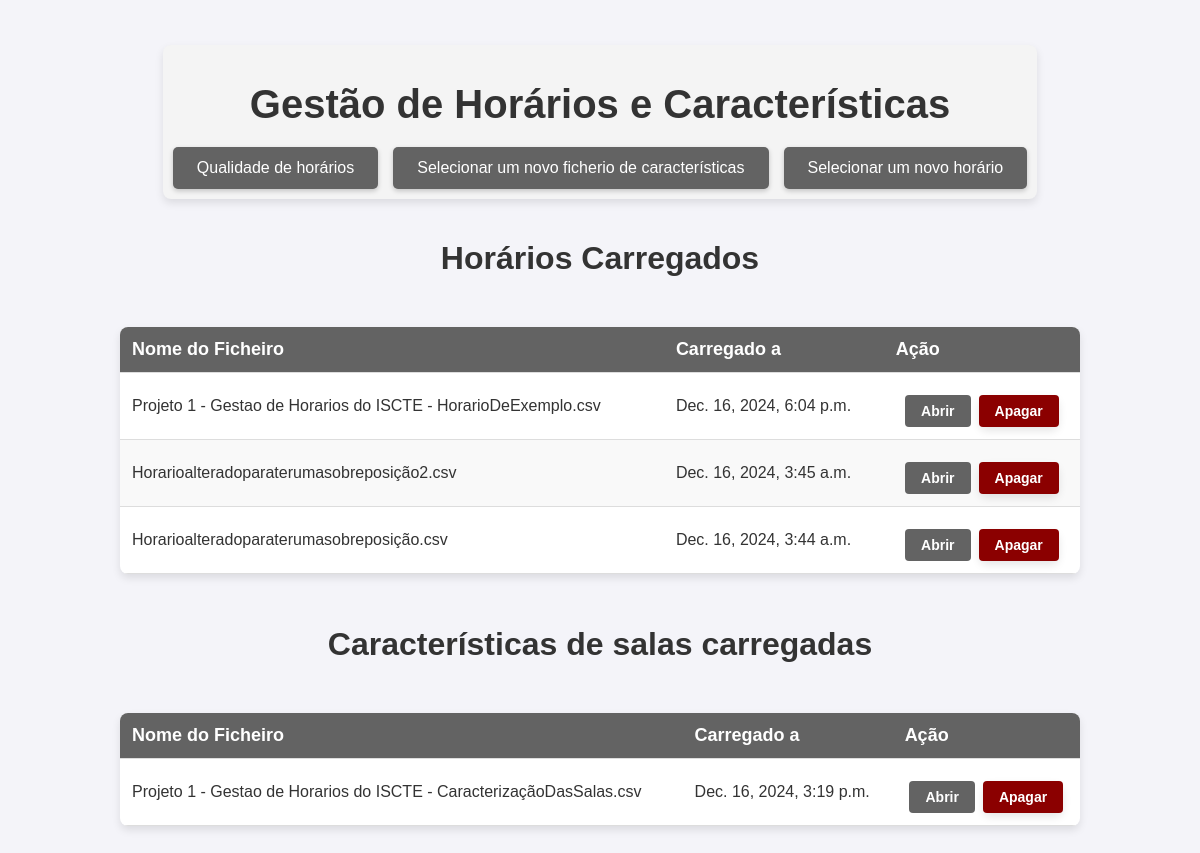
/, run on an earlier commit of the app's database.
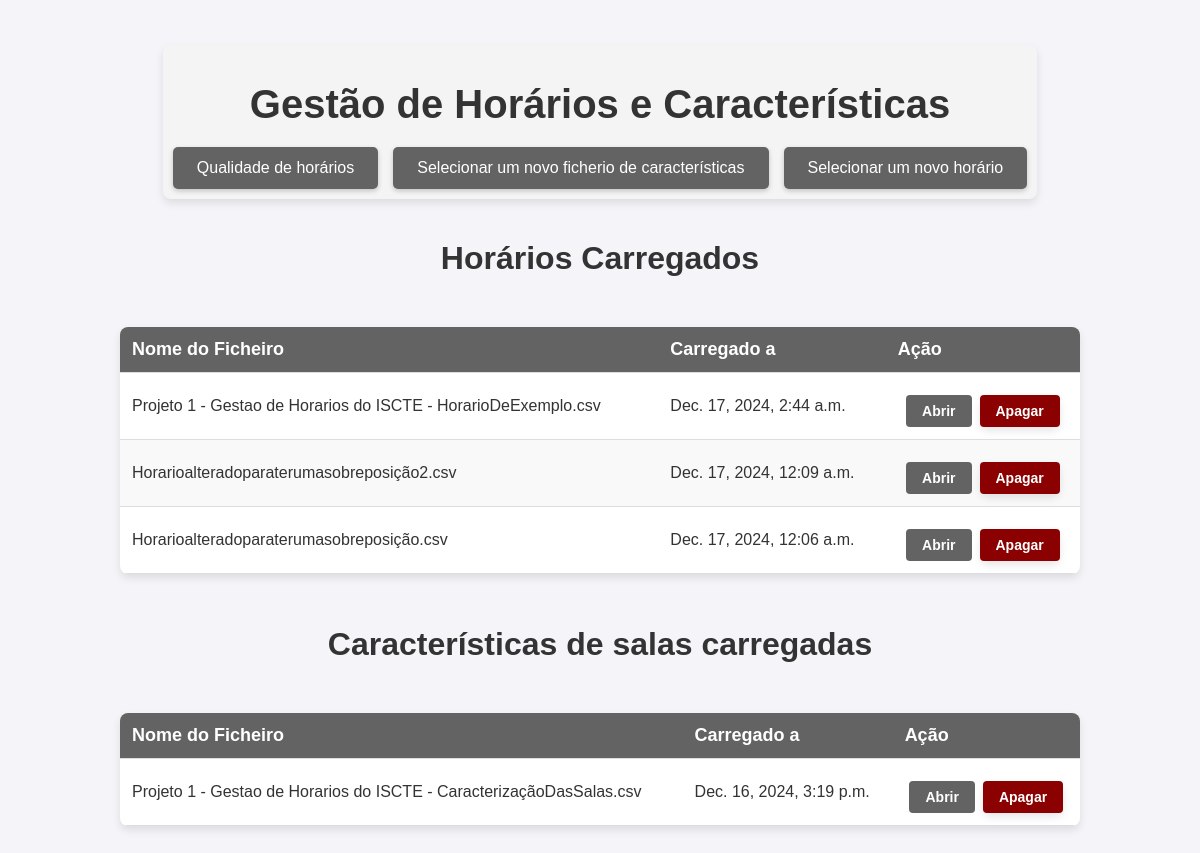
And on a later commit of the database.
### horariomanagerapp/models.py (models this page shows, shortened)
class Schedule(models.Model):
    name = models.CharField(max_length=200)
    file = models.FileField(upload_to='schedules/')
    uploaded_at = models.DateTimeField(auto_now_add=True)
    overcrowded = models.DecimalField(max_digits=5, decimal_places=2, null=True, blank=True, default=None)
    overlap = models.DecimalField(max_digits=5, decimal_places=2, null=True, blank=True, default=None)
    no_room = models.DecimalField(max_digits=5, decimal_places=2, null=True, blank=True, default=None)
    time_regulation = models.DecimalField(max_digits=5, decimal_places=2, null=True, blank=True, default=None)
    wrong_characteristics = models.DecimalField(max_digits=5, decimal_places=2, null=True, blank=True, default=None)

class Characteristics(models.Model):
    name = models.CharField(max_length=255)  # File name
    file = models.FileField(upload_to='characteristics/')  # Save to 'media/characteristics'
    uploaded_at = models.DateTimeField(auto_now_add=True)  # Automatically set upload timestamp

### horariomanagerapp/views.py (the view)
# urls.py: path('', views.schedule_list, name='schedule_list'),
def schedule_list(request):
    schedules = Schedule.objects.all()
    characteristics = Characteristics.objects.last()
    return render(request, 'schedule_list.html', {'schedules': schedules, 'characteristics': characteristics})

### horariomanagerapp/templates/schedule_list.html (shortened to what this page needs)
<!DOCTYPE html>
<html lang="en">
<head>
    {% load static %}
    <link rel="stylesheet" type="text/css" href="{% static 'horariomanagerapp/style.css' %}">
</head>
<body>
<div class="header-container">
    <h1 class="page-title">Gestão de Horários e Características</h1>
    <div class="button-group">
        <a href="{% url 'dashboard' %}" class="custom-file-input" style="text-decoration: none;">Qualidade de horários</a>
        <a href="{% url 'upload_characteristics' %}" class="custom-file-input" id="uploadLink" style="text-decoration: none;">Selecionar um novo ficherio de características</a>
        <a href="{% url 'upload_schedule' %}" class="custom-file-input" id="uploadLink" style="text-decoration: none;">Selecionar um novo horário</a>
    </div>
</div>
    <h1>Horários Carregados</h1>
    <table class="schedule-table">
    <thead>
        <tr>
            <th>Nome do Ficheiro</th>
            <th>Carregado a</th>
            <th>Ação</th>
        </tr>
    </thead>
    <tbody>
        {% if schedules %}
            {% for schedule in schedules %}
                <tr>
                    <td>{{ schedule.name }}</td>
                    <td>{{ schedule.uploaded_at }}</td>
                    <td>
                        <div class="button-container">
                            <a href="{% url 'schedule_detail' schedule.id %}" class="view-btn">Abrir</a>
                            <form method="POST" action="{% url 'delete_schedule' schedule.id %}" class="inline-form">
                                <button type="submit" class="table-delete-btn" onclick="return confirmDelete('{{ schedule.name|escapejs }}');">Apagar</button>
                            </form>
                        </div>
                    </td>
                </tr>
            {% endfor %}
        {% else %}
            <tr>
                <td colspan="3" style="text-align: center;">Não há horários carregados.</td>
            </tr>
        {% endif %}
    </tbody>
</table>
        <h1>Características de salas carregadas</h1>
    <table class="schedule-table">
        <thead>
            <tr>
                <th>Nome do Ficheiro</th>
                <th>Carregado a</th>
                <th>Ação</th>
            </tr>
        </thead>
        <tbody>
            {% if characteristics %}
                    <tr>
                        <td>{{ characteristics.name }}</td>
                        <td>{{ characteristics.uploaded_at }}</td>
                        <td>
                            <div class="button-container">
                                <a href="{% url 'characteristics_detail' characteristics.id %}" class="view-btn">Abrir</a>
                                <form method="POST" action="{% url 'delete_characteristics' characteristics.id %}" class="inline-form">
                                    <button type="submit" class="table-delete-btn" onclick="return confirmDelete('{{ characteristics.name|escapejs }}');">Apagar</button>
                                </form>
                            </div>
                        </td>
                    </tr>
            {% else %}
                <tr>
                    <td colspan="3" style="text-align: center;">Não há características de salas carregadas.</td>
                </tr>
            {% endif %}
        </tbody>
    </table>
<br><br>
</body>
</html>

### horariomanagerapp/static/horariomanagerapp/style.css (style rules this page uses)
body { font-family: Arial, sans-serif; background-color: #f4f4f9; color: #333; margin: 0; padding: 0; display: flex; flex-direction: column; align-items: center; padding-top: 25px; }
h1 { font-size: 2em; margin-bottom: 20px; color: #333; }
.header-container { text-align: center; margin: 20px; padding: 10px; background-color: #f4f4f4; border-radius: 8px; box-shadow: 0 4px 8px rgba(0, 0, 0, 0.1); }
.page-title { font-size: 2.5rem; color: #333; margin-bottom: 20px; font-family: 'Arial', sans-serif; }
.button-group { display: flex; justify-content: center; gap: 15px; flex-wrap: wrap; }
.button-container { display: flex; gap: 20px; align-items: center; }
.custom-file-input { padding: 12px 24px; background-color: #636363; color: white; font-size: 16px; cursor: pointer; border: none; border-radius: 5px; display: inline-block; transition: background-color 0.3s, transform 0.2s ease-in-out; box-shadow: 0 2px 5px rgba(0, 0, 0, 0.2); }
form { display: flex; flex-direction: column; align-items: center; background-color: #fff; padding: 20px; margin: 20px auto; border-radius: 8px; box-shadow: 0 4px 8px rgba(0, 0, 0, 0.1); width: 100%; max-width: 400px; }
button[type="submit"] { padding: 10px 20px; background-color: #636363; color: white; border: none; border-radius: 4px; font-weight: bold; font-size: 16px; cursor: pointer; transition: background-color 0.3s ease; width: 100%; }
.schedule-table { width: 80%; margin: 30px auto; border-collapse: collapse; background-color: #fff; box-shadow: 0 4px 8px rgba(0, 0, 0, 0.1); border-radius: 8px; overflow: hidden; }
.schedule-table th, .schedule-table td { padding: 12px; text-align: left; border-bottom: 1px solid #ddd; }
.schedule-table th { background-color: #636363; color: white; font-size: 18px; }
.schedule-table tr:nth-child(even) { background-color: #f9f9f9; }
.view-btn { background-color: #636363; color: white; padding: 8px 16px; font-weight: bold; text-decoration: none; border-radius: 4px; font-size: 14px; transition: background-color 0.3s ease; }
.inline-form { display: flex; margin: 0; padding: 0; background: none; border: none; align-items: center; width: fit-content; }
.inline-form .table-delete-btn { background-color: #8b0000; color: white; padding: 8px 16px; text-align: center; border-radius: 4px; font-size: 14px; cursor: pointer; transition: background-color 0.3s ease; display: inline-block; border: none; }
.button-container { display: flex; gap: 8px; }
.button-container { display: flex; justify-content: center; margin-top: 10px; width: 100%; }

What changed in the data, as far as the page shows it:
changed Schedule "Projeto 1 - Gestao de Horarios do ISCTE - HorarioDeExemplo.csv": uploaded_at "Dec. 16, 2024, 6:04 p.m." → "Dec. 17, 2024, 2:44 a.m."
changed Schedule "Horarioalteradoparaterumasobreposição2.csv": uploaded_at "Dec. 16, 2024, 3:45 a.m." → "Dec. 17, 2024, 12:09 a.m."
changed Schedule "Horarioalteradoparaterumasobreposição.csv": uploaded_at "Dec. 16, 2024, 3:44 a.m." → "Dec. 17, 2024, 12:06 a.m."
